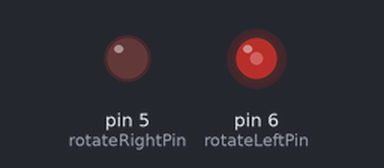
Recording of a sketch running on a simulated Arduino Uno, built with avr-gcc and run on an emulated ATmega328P. Parts: output pins drawn as LEDs (lit = HIGH).

Above: at 0.05 s.
At 7.45 s:
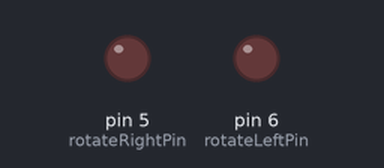
At 14.95 s:
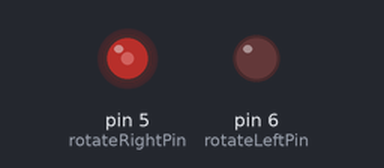
Timing chart, 0 to 19.5 s (numbered marks = the images above):
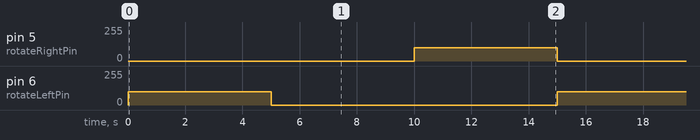

The sketch:

Rotator.ino
```cpp
int rotateLeftPin = 6;
int rotateRightPin = 5;

void setup() {
  // put your setup code here, to run once:

}

void loop() {
  // Left rotaation
  analogWrite(rotateLeftPin, 100);
  analogWrite(rotateRightPin, 0);

  // sleep 5 seconds
  delay(5000);

  // Stop
  analogWrite(rotateLeftPin, 0);
  analogWrite(rotateRightPin, 0);

  // sleep 5 seconds
  delay(5000);

  // Right rotaation
  analogWrite(rotateLeftPin, 0);
  analogWrite(rotateRightPin, 100);

  // sleep 5 seconds
  delay(5000);
}
```

Measured:
- by itself, pin 5 (rotateRightPin), pin 6 (rotateLeftPin): alternates 100/255 for 5.0 s and 0/255 for 10.0 s
